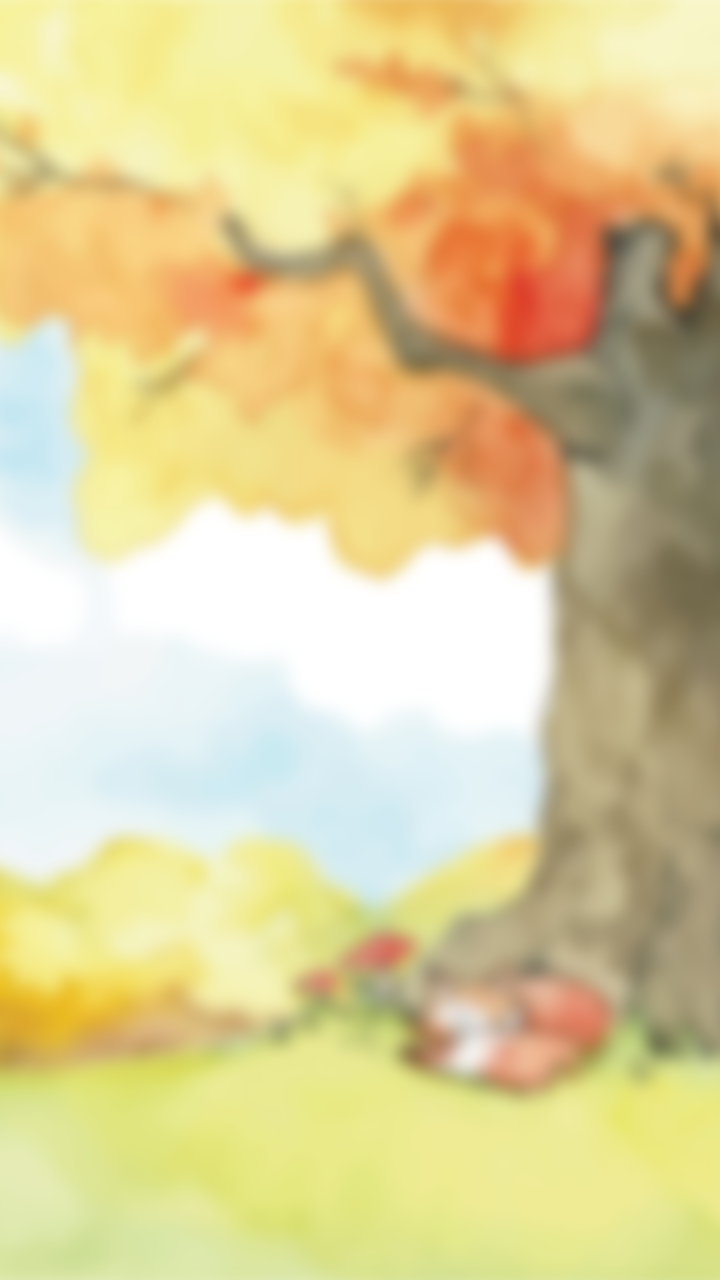
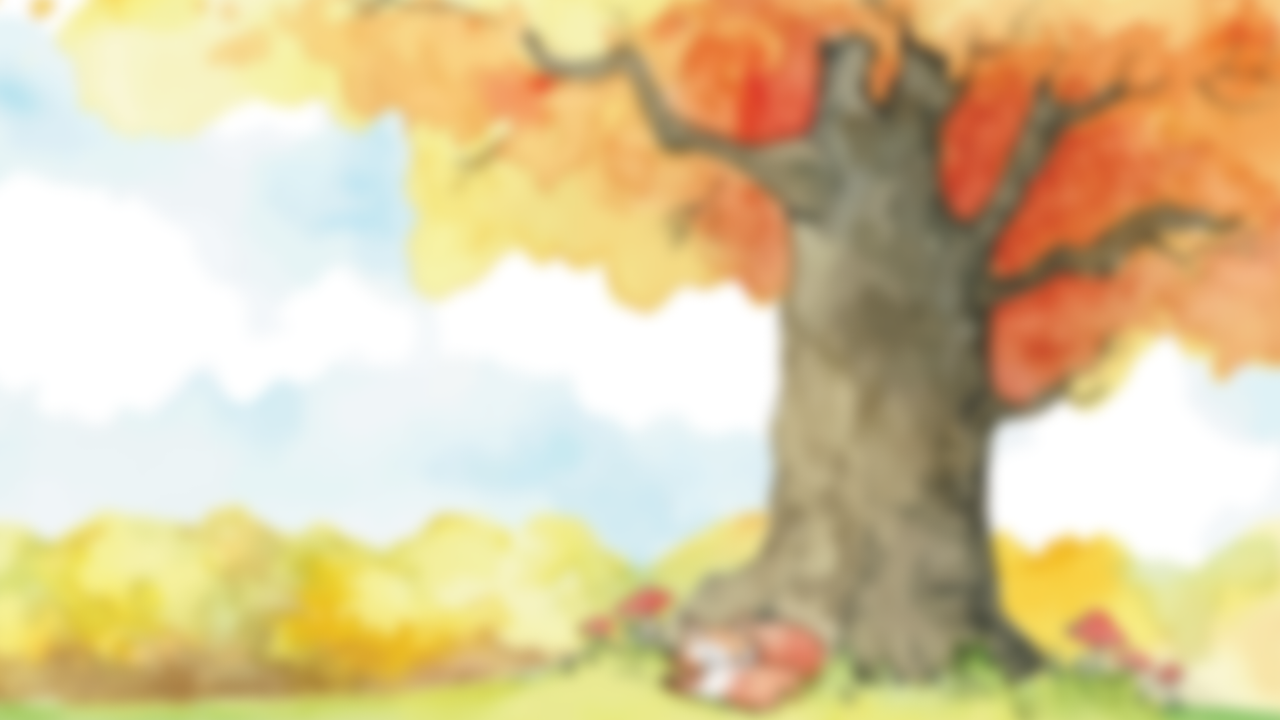

Compare how this app lays out the same screen by default and in its alternative resource folder. The renders come first, then the two layout files and the values they reference.
<!-- AndroidManifest.xml: application theme Theme.Memory -->
<!-- res/layout/fragment_game.xml -->
<?xml version="1.0" encoding="utf-8"?>
<androidx.constraintlayout.widget.ConstraintLayout xmlns:android="http://schemas.android.com/apk/res/android"
    xmlns:app="http://schemas.android.com/apk/res-auto"
    xmlns:tools="http://schemas.android.com/tools"
    android:layout_width="match_parent"
    android:layout_height="match_parent"
    tools:context=".GameFragment">

    <ImageView
        android:id="@+id/background"
        android:layout_width="match_parent"
        android:layout_height="match_parent"
        android:scaleType="centerCrop"
        app:layout_constraintBottom_toBottomOf="parent"
        app:layout_constraintEnd_toEndOf="parent"
        app:layout_constraintStart_toStartOf="parent"
        app:layout_constraintTop_toTopOf="parent"
        app:srcCompat="@drawable/background_blur" />

    <GridView
        android:id="@+id/gridViewImages"
        android:layout_width="match_parent"
        android:layout_height="wrap_content"
        android:layout_marginTop="40dp"
        app:layout_constraintStart_toStartOf="parent"
        app:layout_constraintTop_toTopOf="parent"
        android:horizontalSpacing="10dp"
        android:verticalSpacing="10dp"
        android:numColumns="3"
        android:layout_marginLeft="9dp"
        android:layout_marginStart="9dp"
        android:layout_marginRight="9dp"/>
</androidx.constraintlayout.widget.ConstraintLayout>
<!-- resources referenced by this layout -->
<resources>
  <!-- drawable background_blur: png bitmap (drawable, 555529 bytes) -->
  <style name="Theme.Memory" parent="Theme.MaterialComponents.DayNight.DarkActionBar">
          
          <item name="colorPrimary">@color/action_bar_color</item>
          <item name="colorPrimaryVariant">@color/action_bar_color</item>
          <item name="colorOnPrimary">@color/black</item>
          
          <item name="colorSecondary">@color/action_bar_color</item>
          <item name="colorSecondaryVariant">@color/action_bar_color</item>
          <item name="colorOnSecondary">@color/black</item>
          
          <item name="android:statusBarColor" tools:targetApi="l">?attr/colorPrimaryVariant</item>
          
      </style>
  <color name="action_bar_color">#c36b2c</color>
  <color name="black">#FF000000</color>
</resources>
<!-- res/layout-land/fragment_game.xml (the repository's variant of the layout above) -->
<!-- drawn on the phone turned sideways -->
<?xml version="1.0" encoding="utf-8"?>
<androidx.constraintlayout.widget.ConstraintLayout xmlns:android="http://schemas.android.com/apk/res/android"
    xmlns:app="http://schemas.android.com/apk/res-auto"
    xmlns:tools="http://schemas.android.com/tools"
    android:layout_width="match_parent"
    android:layout_height="match_parent"
    tools:context=".GameFragment">

    <ImageView
        android:id="@+id/background"
        android:layout_width="match_parent"
        android:layout_height="match_parent"
        android:scaleType="centerCrop"
        app:layout_constraintBottom_toBottomOf="parent"
        app:layout_constraintEnd_toEndOf="parent"
        app:layout_constraintStart_toStartOf="parent"
        app:layout_constraintTop_toTopOf="parent"
        app:srcCompat="@drawable/background_blur_landscape" />

    <GridView
        android:id="@+id/gridViewImages"
        android:layout_width="match_parent"
        android:layout_height="wrap_content"
        app:layout_constraintStart_toStartOf="parent"
        app:layout_constraintTop_toTopOf="@id/guidelineTop"
        app:layout_constraintBottom_toBottomOf="@id/guidelineBottom"
        app:layout_constraintEnd_toEndOf="parent"
        android:gravity="center"
        android:numColumns="3" />

    <androidx.constraintlayout.widget.Guideline
        android:id="@+id/guidelineTop"
        android:layout_width="wrap_content"
        android:layout_height="wrap_content"
        android:orientation="horizontal"
        app:layout_constraintGuide_percent="0.01" />

    <androidx.constraintlayout.widget.Guideline
        android:id="@+id/guidelineBottom"
        android:layout_width="wrap_content"
        android:layout_height="wrap_content"
        android:orientation="horizontal"
        app:layout_constraintGuide_percent="0.99" />
</androidx.constraintlayout.widget.ConstraintLayout>
<!-- resources referenced by the variant -->
<!-- as the phone turned sideways resolves them -->
<resources>
  <!-- drawable background_blur_landscape: png bitmap (drawable, 599802 bytes) -->
  <style name="Theme.Memory" parent="Theme.MaterialComponents.DayNight.DarkActionBar">
          
          <item name="colorPrimary">@color/action_bar_color</item>
          <item name="colorPrimaryVariant">@color/action_bar_color</item>
          <item name="colorOnPrimary">@color/black</item>
          
          <item name="colorSecondary">@color/action_bar_color</item>
          <item name="colorSecondaryVariant">@color/action_bar_color</item>
          <item name="colorOnSecondary">@color/black</item>
          
          <item name="android:statusBarColor" tools:targetApi="l">?attr/colorPrimaryVariant</item>
          
      </style>
  <color name="action_bar_color">#c36b2c</color>
  <color name="black">#FF000000</color>
</resources>
